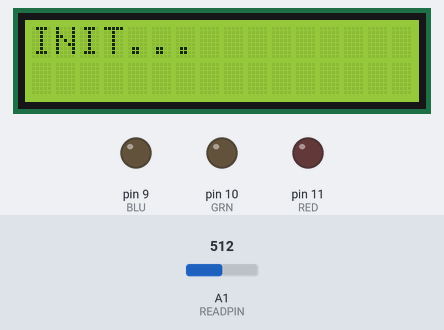
A sketch run on a simulated Arduino Uno, built with avr-gcc and run on an emulated ATmega328P. Parts: 16×2 character LCD, output pins drawn as LEDs (lit = HIGH). Inputs (shaded band) come from the test bench; at power-on: A1 (READPIN) = 512. What the sketch prints to the serial monitor is not drawn.

Above: at 0.1 s.
At 1.2 s:
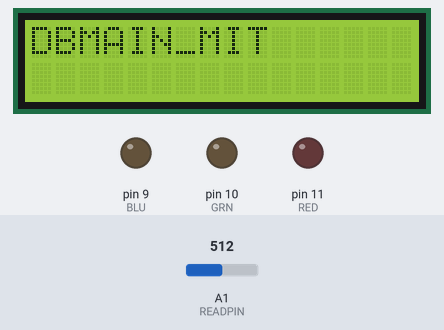

The sketch:

V1.2.ino
```cpp
/* INITIAL DATA TESTING SCRIPT */
#include <LiquidCrystal.h>
#include <Filters.h>


#define READPIN A1
const int RS=2, E=3, D4=5, D5=6, D6=7, D7=8; //LCD Pins
const int RED=11, GRN=10, BLU=9; //LED Pins

const int TOGGLE = 12;
/*Weight ranges in GRAMS, R1 <= R2*/

//RED
const double R1_MIN = 30;
const double R1_MAX = 220;

//GREEN
const double R2_MIN = 180;
const double R2_MAX = 700;

//BLUE
const double R3_MIN = 700;
const double R3_MAX = 1000;

double offset = 0; //offset reading for sensor
const int TESTS = 1;
const int INIT_TESTS = 1000;
; //amount of times for the microcontroller to measure data from the sensor. Its all averaged out

FilterOnePole stage0(LOWPASS, 1, 0);
FilterOnePole stage1(LOWPASS, 0.3, 0);
RunningStatistics avg;

LiquidCrystal lcd(RS, E, D4, D5, D6, D7);

void setup() {
  double init_avg = 0;
  pinMode(RED, OUTPUT);
  pinMode(GRN, OUTPUT);
  pinMode(BLU, OUTPUT);
  digitalWrite(RED, LOW);
  digitalWrite(GRN, LOW);
  digitalWrite(BLU, LOW);
  pinMode(TOGGLE, INPUT);
  lcd.begin(16, 12);
  lcd.setCursor(0, 0);
  lcd.print("INIT...");
  delay(1000);
  for (int i=0; i<INIT_TESTS; i++) {
    init_avg += analogRead(READPIN);
  }
  offset = init_avg/INIT_TESTS;
  lcd.clear();
  lcd.setCursor(0, 0);
  lcd.print("DBMAIN_MIT");

  Serial.begin(9600);
}

double gx(double x);
double gx1(double x);
double newtonsmethod(double k);

void loop() {
  double finalsum = 0;
  double mass = 0;
  stage0.input(analogRead(READPIN));
  stage1.input(stage0.output());
  avg.input(stage1.output());
  Serial.println(avg.mean());
  /*
  boolean interrupt = false; //button pressed?
  while (interrupt == false) {
    if (digitalRead(TOGGLE) == HIGH) {
      lcd.clear();
      lcd.setCursor(0, 0);
      lcd.print("Measuring...");
      lcd.setCursor(0, 1);
      delay(1000);
      for (int i=0; i<TESTS; i++) {
        finalsum += analogRead(READPIN) - offset;
      }
      finalsum /= TESTS;
      mass = newtonsmethod(finalsum);
      lcd.clear();
      lcd.setCursor(0, 0);
      lcd.print(finalsum*(5/1023.0));
      lcd.print("v");
      lcd.setCursor(0, 1);
      lcd.print(finalsum);
      lcd.print("");
      /*
      if ((mass > R1_MIN) && (mass < R1_MAX)) {
        digitalWrite(RED, HIGH);
        digitalWrite(GRN, LOW);
        digitalWrite(BLU, LOW);
      }
      else if ((mass > R2_MIN) && (mass < R2_MAX)) {
        digitalWrite(RED, LOW);
        digitalWrite(GRN, HIGH);
        digitalWrite(BLU, LOW);
      }
      else if ((mass > R3_MIN) && (mass < R3_MAX)) {
        digitalWrite(RED, LOW);
        digitalWrite(GRN, LOW);
        digitalWrite(BLU, HIGH);
      }
      interrupt = true;
    }

  }
  */
}


double gx(double x) { //g(x)
  return (1.16*pow(10, -16)*pow(x, 6)) - (8.71*pow(10,-14)*pow(x,5))-(1.81*pow(10,-10)*pow(x,4)) + (2.79*pow(10,-7)*pow(x,3))-(0.000133*pow(x,2))+(0.221*x)-1.54;
}

double gx1(double x) { //Derivative of g(x)
 return (6.96*pow(10, -16)*pow(x , 5)) -(4.355*pow(10, -13)*pow(x , 4)) - (7.24*pow(10, -10)*pow(x,3))+(8.37*pow(10,-7)*pow(x , 2)) - (0.000266*x) + 0.221;
}
double newtonsmethod(double k) {
  double x = 100;
  for(int i=0; i<30; i++) {
    x = ((gx1(x)*x)-(gx(x)-k))/gx1(x);
  }
  return x;
}
```
